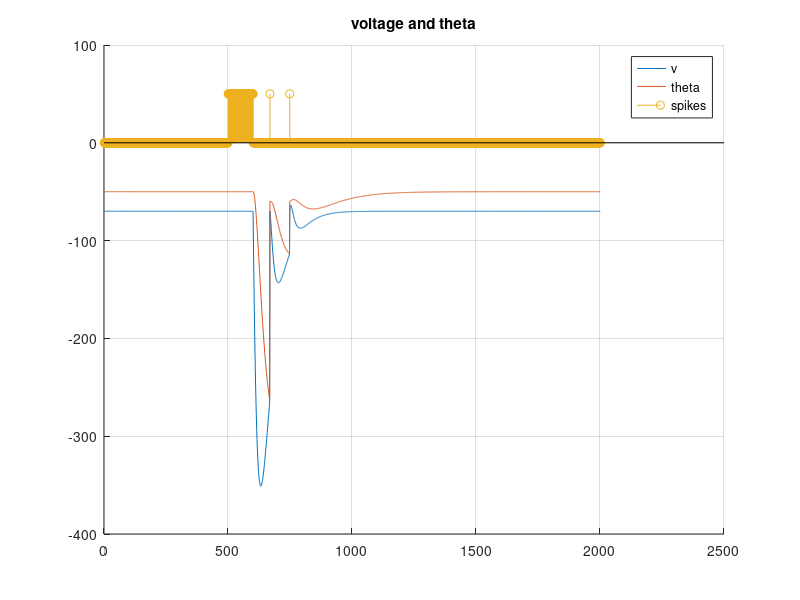

The MATLAB script that drew this image:
% parameters
% 	# Define simulation and model parameters dictionary
% params = {'k1': 0.2,             # I₁ decay term
%           'k2': 0.02,            # I₂ decay term
%           'b': 0.01,             # Θ decay term
%           'R1': 0.0,             # I₁ update constant
%           'R2': 1.0,             # I₂ update constant
%           'El': -70.0,           # Reverse potential
%           'Vr': -70.0,           # Resting potential
%           'Thetar': -60.0,       # Resting threshold
%           'a': 0.000,            # Specifier of spike response
%           'A1': 0.0,             # I₁ additive update constant
%           'A2': 0.0,             # I₂ additive update constant
%           'G': 0.05,             # Membrane potential decay term
%           'C': 1.0,              # Membrane capacitance
%           'ThetaInf': -50.0}       # Reverse threshold
close all;
clear all;

k1=0.2;k2=0.02;b=0.01;R1=0.0;R2=1.0;
El=-70.0;Vr=-70.0;Thetar=-60.0;G=0.05;C=1.0;ThetaInf=-50.0;

t_simulate = 2000;
dt = 1; % may be 1ms
tspan = 0:dt:t_simulate;

i1 = zeros(1, length(tspan));
i2 = zeros(1, length(tspan));
v = zeros(1, length(tspan));
theta = zeros(1, length(tspan));
spikes = zeros(1, length(tspan));
iext = zeros(1, length(tspan));
% iext(1000:1010) = -80; % -10 is so low for the current params
iext(500:600) = 300;


% params for phasic burst and rebound burst
% a = 0.01; A1 = 25; A2 = -0.6; 
% a = 0.01; A1 = 20; A2 = -0.6; 
%  a = 0.01; A1 = 12; A2 = -0.6;
%   a = 0.019; A1 = 5; A2 = -0.6;
  a = 0.019; A1 = 5; A2 = -0.6;
% params fo tonic spike through spike for +ve current
% a = 0; A1 = 0; A2 = 0; 

% testing if these show rebound burst
%  a = 0.009; A1 = 5; A2 = -0.6;

% IC=(0.01, 0.001, -70.0, -50.0)
% initial conditions
i1(1) = 0.01;
i2(1) = 0.001;
v(1) =-70.0 ;
theta(1) = -50.0;

% temporrary
x = [];
for t=2:length(tspan)
    i1(t) = i1(t-1) + dt*(-k1*i1(t-1));
    i2(t) = i2(t-1) + dt*(-k2*i2(t-1));
    v(t) = v(t-1) + dt*(1/C)*(iext(t-1)+ i1(t-1) + i2(t-1) - G*(v(t-1) - El));
    theta(t) = theta(t-1) + dt*( a*(v(t-1) - El) - b*(theta(t-1) - ThetaInf)  );

    if v(t) > theta(t)
        i1(t) = R1*i1(t) + A1;
        i2(t) = R2*i2(t) + A2;
        v(t) = Vr;
        theta(t) = max(Thetar, theta(t));

        spikes(t) = 1;
       x = [x, t];
    end
end

figure
    hold on 
        plot(v)
        plot(theta)
        stem(spikes*50)
        title('voltage and theta')
        legend('v','theta','spikes')
        
    hold off
grid

a = x(1);b = length(x);c=x(end);
disp(a)
disp(c)
disp(b)
